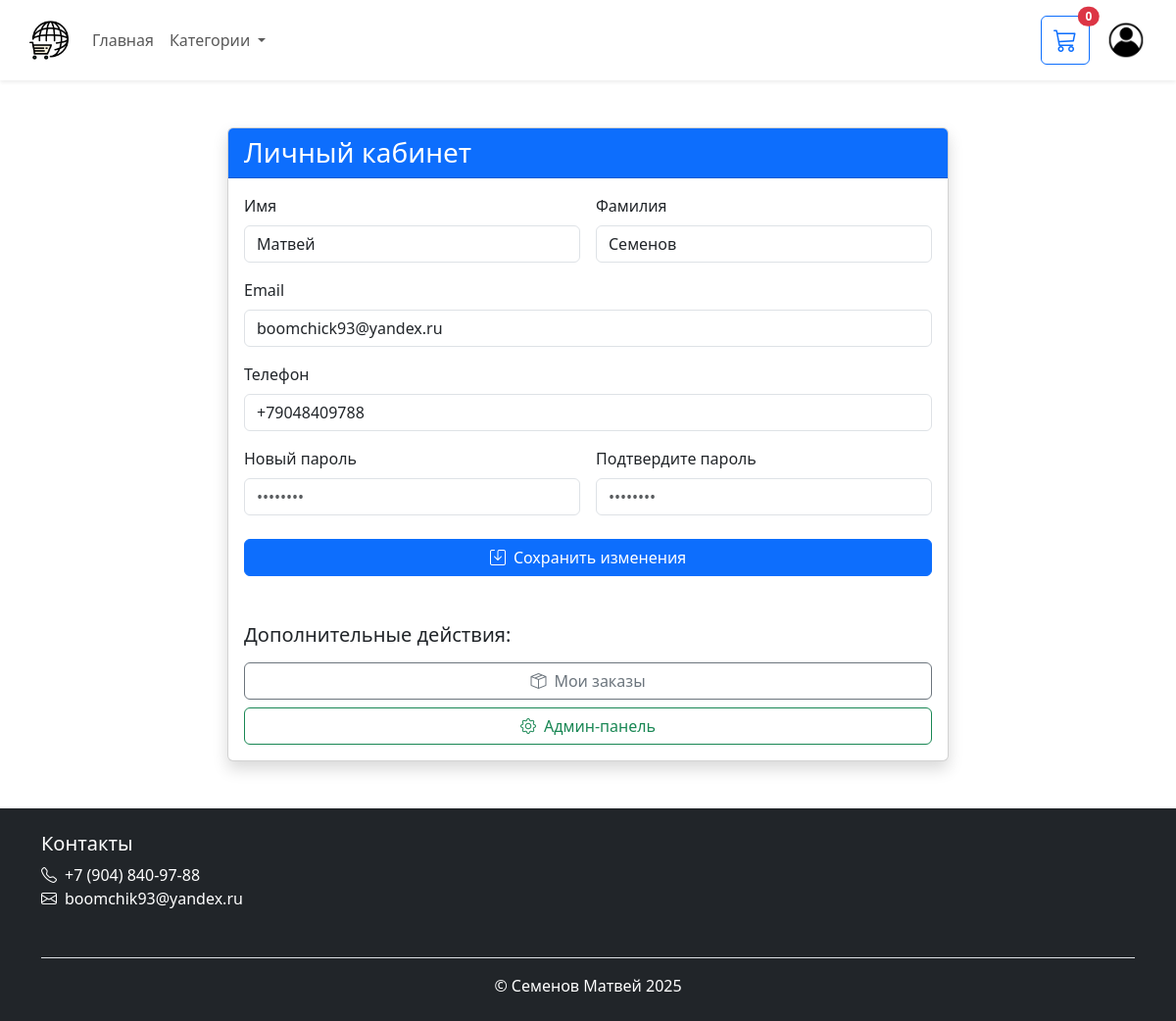
Screenshot of /profile (signed in) with the database file from the repository.
### data/__all_models.py (models this page shows)
class User(Base):
    __tablename__ = "users"
    id = Column(Integer, primary_key=True)
    name = Column(String(100), nullable=False)
    surname = Column(String(100), nullable=False)
    email = Column(String(100), unique=True, nullable=False)
    password = Column(String(255), nullable=False)
    phone = Column(String(20), nullable=False)
    is_admin = Column(Boolean, default=False)
    created_at = Column(TIMESTAMP, default=moscow_time)
    orders = relationship("Order", back_populates="user", lazy='dynamic')
    cart = relationship("Cart", uselist=False, back_populates="user")

### app.py (the view, shortened to what this page needs)
@app.route('/profile', methods=['GET', 'POST'])
def profile():
    if 'user_id' not in session:
        return redirect(url_for('login'))
    db = next(get_db())
    user = db.query(User).get(session['user_id'])
    phone_warning = False
    if user.phone:
        phone_warning = not re.match(r'^\+7\d{10}$', user.phone)
    return render_template('lk.html',
                           user=user,
                           phone_warning=phone_warning)

### app.py (called while the page is built)
@app.context_processor
def inject_cart_items_count():
    if 'user_id' in session:
        try:
            db = next(get_db())
            cart = db.query(Cart).filter_by(user_id=session['user_id']).first()
            if cart:
                count = sum(item.quantity for item in cart.items)
                return {'cart_items_count': count}
        except:
            pass
    return {'cart_items_count': 0}

@app.context_processor
def inject_timezone():
    return {'tz': MOSCOW_TZ}

@app.context_processor
def inject_user():
    if 'user_id' in session:
        db = next(get_db())
        user = db.query(User).get(session['user_id'])
        return {'current_user': user}
    return {'current_user': None}

### data/db_session.py (called while the page is built)
def get_db():
    db = SessionLocal()
    try:
        yield db
    finally:
        db.close()

### templates/lk.html (shortened to what this page needs)
{% extends "base.html" %}
{% block content %}
<div class="profile-container">
    <div class="row justify-content-center">
        <div class="col-md-8">
            <div class="card shadow">
                <div class="card-header bg-primary text-white">
                    <h3 class="mb-0">Личный кабинет</h3>
                </div>
                <div class="card-body">
                    <form method="POST" class="needs-validation" novalidate>
                        <div class="row g-3 mb-4">
                            <div class="col-md-6">
                                <label for="name" class="form-label">Имя</label>
                                <input type="text" class="form-control" id="name" name="name"
                                       value="{{ user.name }}" required>
                            </div>
                            <div class="col-md-6">
                                <label for="surname" class="form-label">Фамилия</label>
                                <input type="text" class="form-control" id="surname" name="surname"
                                       value="{{ user.surname }}" required>
                            </div>
                            <div class="col-12">
                                <label for="email" class="form-label">Email</label>
                                <input type="email" class="form-control" id="email" name="email"
                                       value="{{ user.email }}" required>
                            </div>
                            <div class="col-12">
                                <label for="phone" class="form-label">Телефон</label>
                                <input type="tel" class="form-control {% if phone_warning %}is-invalid{% endif %}"
                                       id="phone" name="phone" value="{{ user.phone }}"
                                       pattern="\+7\s?\d{3}\s?\d{3}-\d{2}-\d{2}" required>
                            </div>
                            <div class="col-md-6">
                                <label for="new_password" class="form-label">Новый пароль</label>
                                <input type="password" class="form-control" id="new_password" name="new_password"
                                       placeholder="••••••••">
                            </div>
                            <div class="col-md-6">
                                <label for="confirm_password" class="form-label">Подтвердите пароль</label>
                                <input type="password" class="form-control" id="confirm_password" name="confirm_password"
                                       placeholder="••••••••">
                            </div>
                            <div class="col-12 mt-4">
                                <button type="submit" class="btn btn-primary w-100">
                                    <i class="bi bi-save me-2"></i>Сохранить изменения
                                </button>
                            </div>
                        </div>
                    </form>
                    <div class="mt-5">
                        <h5 class="mb-3">Дополнительные действия:</h5>
                        <div class="d-grid gap-2">
                            <a href="{{ url_for('orders') }}" class="btn btn-outline-secondary">
                                <i class="bi bi-box-seam me-2"></i>Мои заказы
                            </a>
                            {% if current_user.is_admin %}
                            <a href="{{ url_for('admin_panel') }}" class="btn btn-outline-success">
                                <i class="bi bi-gear me-2"></i>Админ-панель
                            </a>
                            {% endif %}
                        </div>
                    </div>
                </div>
            </div>
        </div>
    </div>
</div>
{% endblock %}

### static/css/style.css (style rules this page uses)
* { margin: 0; padding: 0; box-sizing: border-box; }

### rows the page displays
User: name "Матвей", surname "Семенов", email "boomchick93@yandex.ru", phone "+79048409788"

### other values shown
{{ cart_items_count }} "0"
